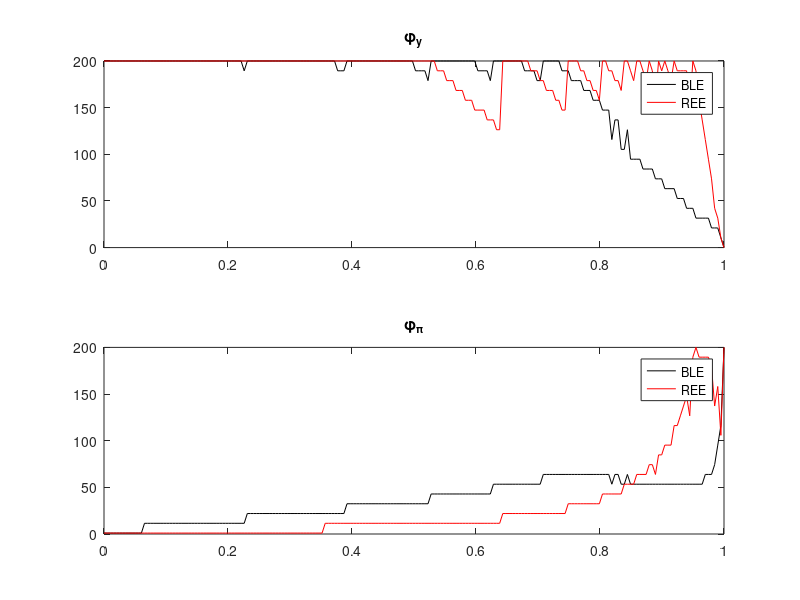

MATLAB code for this plot:
%1: estimated param,twice the estimated range(st. dev implied range),size??
%2: estimated param,over the range [0,200] for y and [1,200] for pi, size 200
%3 rho_y=rho_pi=0.43,[0,10] for y and [1,50] for pi, size 100
%4 rho_y=0.33,rho_pi=0.43,,[0,100],[1,50],size 20
clear;clc;close all;
load ('varREE2.mat');
load('varBLE4.mat');

omegaGrid=200; 
paraGrid=20; 
%   phi_y_grid = linspace(0.13,0.97,paraGrid);
%   phi_pi_grid = linspace(0.84,1.98,paraGrid);
  
  phi_y_grid = linspace(0,200,paraGrid);
  phi_pi_grid = linspace(1,200,paraGrid);
  
  omega_grid=linspace(0,.99999,omegaGrid);
  
  for jj=1:omegaGrid

omega=omega_grid(jj);%weight on inflation variance;

objective_BLE=gapVar_BLE*(1-omega)+infVar_BLE*omega;
objective_REE=gapVar_REE*(1-omega)+infVar_REE*omega;

 minREE=min(min(objective_REE));
 [minREE_ind(1),minREE_ind(2)]=find(objective_REE==minREE);

minBLE=min(min(objective_BLE));
[minBLE_ind(1),minBLE_ind(2)]=find(objective_BLE==minBLE);

optimalPara_BLE(jj,:)=[phi_y_grid(minBLE_ind(1)),phi_pi_grid(minBLE_ind(2))];
optimalPara_REE(jj,:)=[phi_y_grid(minREE_ind(1)),phi_pi_grid(minREE_ind(2))];

  end
  
 %SR_BLE_pi=diff(infVar_BLE(30,1:end)').\diff(gapVar_BLE(30,1:end)');%changes in variances along phi_pi dimension
 %SR_BLE_pi(SR_BLE_pi>0)=0;%set to 0 if there is no trade-off
 %SR_BLE_y=diff(infVar_BLE(1:end,30)).\diff(gapVar_BLE(1:end,30));%changes in variances along phi_y dimension 
 %SR_BLE_y(SR_BLE_y>0)=0;%set to 0 if there is no trade-off
 
 %SR_REE_pi=diff(infVar_REE(30,1:end)').\diff(gapVar_REE(30,1:end)');%changes in variances along phi_pi dimension
 %SR_REE_pi(SR_REE_pi>0)=0;%set to 0 if there is no trade-off
 %SR_REE_y=diff(infVar_REE(1:end,30)).\diff(gapVar_REE(1:end,30));%changes in variances along phi_y dimension 
 %SR_REE_y(SR_REE_y>0)=0;%set to 0 if there is no trade-off
 
 %figure('Name','Sacrifice Ratios');
 %subplot(2,1,1);
 %plot(SR_BLE_pi,'color','black');
 %hold on;
 %plot(SR_REE_pi,'color','red');
 %legend('BLE','REE');
 %title('along \phi_y dimension');
 %subplot(2,1,2);
 %plot(SR_BLE_y,'color','black');
 %hold on;
 %plot(SR_REE_y,'color','red');
 %legend('BLE','REE');
 %title('along \phi_{\pi} dimension');
  
  figure('Name','Optimal Taylor coefficients as a function of omega');
  subplot(2,1,1);
  plot(omega_grid,optimalPara_BLE(:,1),'color','black');
  hold on;
  plot(omega_grid,optimalPara_REE(:,1),'color','red');
  legend('BLE','REE');
  title('\phi_y');
  subplot(2,1,2);
  plot(omega_grid,optimalPara_BLE(:,2),'color','black');
  hold on;
  plot(omega_grid,optimalPara_REE(:,2),'color','red');
  legend('BLE','REE');
  title('\phi_{\pi}');